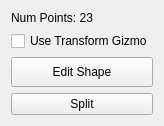
<?xml version="1.0" encoding="UTF-8"?>
<ui version="4.0">
 <class>NavigationAreaPanel</class>
 <widget class="QWidget" name="NavigationAreaPanel">
  <property name="geometry">
   <rect>
    <x>0</x>
    <y>0</y>
    <width>144</width>
    <height>119</height>
   </rect>
  </property>
  <layout class="QVBoxLayout" name="verticalLayout">
   <item>
    <widget class="QLabel" name="numberOfPointsLabel">
     <property name="text">
      <string>Num Points: 23</string>
     </property>
     <property name="alignment">
      <set>Qt::AlignLeading|Qt::AlignLeft|Qt::AlignTop</set>
     </property>
    </widget>
   </item>
   <item>
    <widget class="QCheckBox" name="useTransformGizmoCheck">
     <property name="text">
      <string>Use Transform Gizmo</string>
     </property>
    </widget>
   </item>
   <item>
    <widget class="QEditorToolButton" name="editButton">
     <property name="minimumSize">
      <size>
       <width>0</width>
       <height>30</height>
      </size>
     </property>
     <property name="text">
      <string>Edit Shape</string>
     </property>
    </widget>
   </item>
   <item>
    <widget class="QEditorToolButton" name="splitButton">
     <property name="text">
      <string>Split</string>
     </property>
    </widget>
   </item>
  </layout>
 </widget>
 <customwidgets>
  <customwidget>
   <class>QEditorToolButton</class>
   <extends>QPushButton</extends>
   <header>Controls/ToolButton.h</header>
  </customwidget>
 </customwidgets>
 <resources/>
 <connections/>
</ui>
